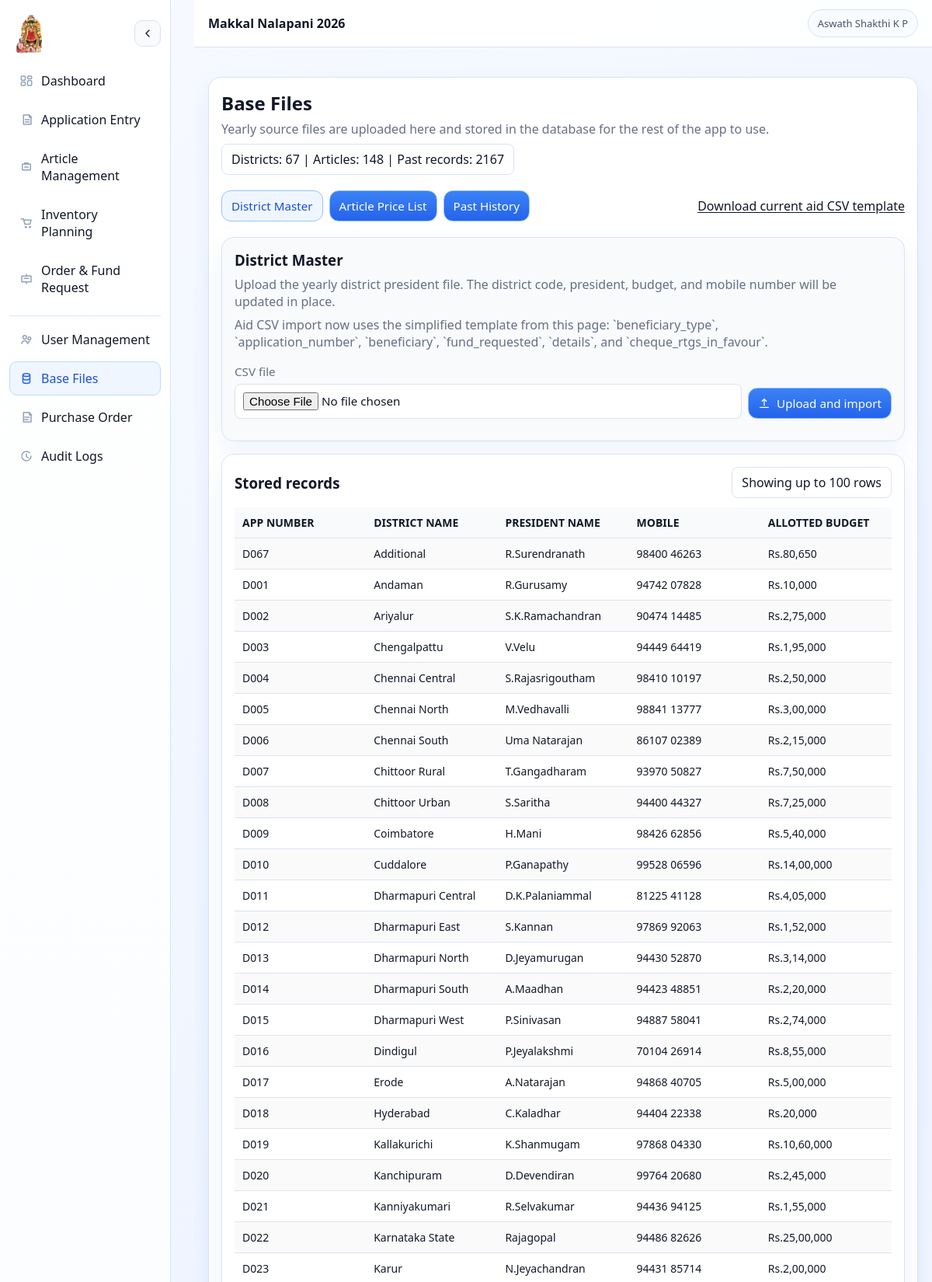
The app's page /ui/master-data/districts/ (signed in, upper part) with its own data.
### core/models.py (models this page shows, shortened)
class AppUser(AbstractUser):
    id = models.UUIDField(primary_key=True, default=uuid4, editable=False)
    username = None
    email = models.EmailField(unique=True)
    role = models.CharField(max_length=12, choices=RoleChoices.choices, default=RoleChoices.VIEWER)
    status = models.CharField(max_length=9, choices=StatusChoices.choices, default=StatusChoices.ACTIVE)
    created_by = models.ForeignKey(
        "self",
        null=True,
        blank=True,
        on_delete=models.SET_NULL,
        related_name="created_app_users",
    )
    created_at = models.DateTimeField(default=timezone.now)
    updated_at = models.DateTimeField(auto_now=True)
    objects = AppUserManager()
    USERNAME_FIELD = "email"
    REQUIRED_FIELDS: list[str] = []
    class Meta:
        db_table = "app_users"
        verbose_name = "App User"
        verbose_name_plural = "App Users"
    def get_module_permission_map(self):
        cache_name = "_resolved_module_permission_map"
        if hasattr(self, cache_name):
            return getattr(self, cache_name)
        permission_map = build_role_module_permission_map(self.role)
        if hasattr(self, "_prefetched_objects_cache") and "module_permissions" in self._prefetched_objects_cache:
            permission_rows = list(self._prefetched_objects_cache["module_permissions"])
        else:
            permission_rows = list(self.module_permissions.all())
        for permission in permission_rows:
            module_key = permission.module_key
            permission_map[module_key] = {
                f"can_{action}": bool(getattr(permission, f"can_{action}", False))
                for action in ALL_MODULE_PERMISSION_ACTIONS
            }
        setattr(self, cache_name, permission_map)
        return permission_map
    def has_module_permission(self, module_key, action="view"):
        if not getattr(self, "is_authenticated", False):
            return False
        if self.is_superuser:
            return True
        if self.status != StatusChoices.ACTIVE:
            return False
        resolved_key = getattr(module_key, "value", module_key)
        permission_field = action if str(action).startswith("can_") else f"can_{action}"
        return bool(self.get_module_permission_map().get(str(resolved_key), {}).get(permission_field, False))

class BaseTimestampedModel(models.Model):
    created_at = models.DateTimeField(default=timezone.now)
    updated_at = models.DateTimeField(auto_now=True)
    class Meta:
        abstract = True

class DistrictMaster(BaseTimestampedModel):
    district_name = models.CharField(max_length=255, unique=True)
    allotted_budget = models.DecimalField(max_digits=16, decimal_places=2, default=0)
    president_name = models.CharField(max_length=255)
    mobile_number = models.CharField(max_length=20)
    application_number = models.CharField(max_length=120)
    is_active = models.BooleanField(default=True)
    class Meta:
        db_table = "district_master"
        verbose_name = "District"
        verbose_name_plural = "Districts"
        indexes = [
            models.Index(fields=["district_name"]),
            models.Index(fields=["is_active"]),
        ]

### core/web_views.py (the view)
# urls.py: path("master-data/districts/", web_views.MasterDataDistrictView.as_view(), name="master-data-districts"),
class MasterDataDistrictView(MasterDataBaseView):
    data_key = "districts"
    page_title = "District Master"
    upload_help = "Upload the yearly district president file. The district code, president, budget, and mobile number will be updated in place."

### templates/dashboard/module_master_data.html (shortened to what this page needs)
{% extends "base.html" %}
{% load currency %}
{% block content %}
  <section class="card">
    <div class="toolbar" style="justify-content: space-between; margin-bottom: 20px;">
      <div>
        <h2 style="margin: 0 0 6px;">Base Files</h2>
        <p style="margin: 0; color: var(--text-secondary);">
          Yearly source files are uploaded here and stored in the database for the rest of the app to use.
        </p>
      </div>
      <div class="small">
        Districts: {{ summary.districts }} | Articles: {{ summary.articles }} | Past records: {{ summary.history }}
      </div>
    </div>
    <div class="toolbar" style="margin-bottom: 20px;">
      <a class="btn" {% if active_data_key == 'districts' %}style="background: #eff6ff; border-color: #93c5fd; color: #1d4ed8;"{% endif %} href="{% url 'ui:master-data-districts' %}">District Master</a>
      <a class="btn" {% if active_data_key == 'articles' %}style="background: #eff6ff; border-color: #93c5fd; color: #1d4ed8;"{% endif %} href="{% url 'ui:master-data-articles' %}">Article Price List</a>
      <a class="btn" {% if active_data_key == 'history' %}style="background: #eff6ff; border-color: #93c5fd; color: #1d4ed8;"{% endif %} href="{% url 'ui:master-data-history' %}">Past History</a>
      <a style="margin-left:auto; color: var(--brand-600); text-decoration: underline; text-underline-offset: 2px;" href="{% url 'ui:aid-recipient-template' %}">Download current aid CSV template</a>
    </div>
    <div class="card" style="background: #f8fafc;">
      <div class="toolbar" style="justify-content: space-between; align-items: flex-start;">
        <div>
          <h3 style="margin: 0 0 8px;">{{ page_title }}</h3>
          <p style="margin: 0; color: var(--text-secondary); max-width: 780px;">{{ upload_help }}</p>
          <p style="margin: 8px 0 0; color: var(--text-secondary); max-width: 780px;">
            Aid CSV import now uses the simplified template from this page: `beneficiary_type`, `application_number`, `beneficiary`, `fund_requested`, `details`, and `cheque_rtgs_in_favour`.
          </p>
        </div>
      </div>
      <form method="post" enctype="multipart/form-data" class="toolbar" style="align-items: end; margin-top: 16px;">
        <div style="min-width: 320px; flex: 1;">
          <label for="id_file">CSV file</label>
          {{ upload_form.file }}
        </div>
        <button class="btn" type="submit">Upload and import</button>
      </form>
    </div>
    <div class="card">
      <div class="toolbar" style="justify-content: space-between;">
        <h3 style="margin: 0;">Stored records</h3>
        <div class="small">Showing up to 100 rows</div>
      </div>
      {% if active_data_key == 'districts' %}
        <table>
          <thead>
            <tr>
              <th>APP NUMBER</th>
              <th>DISTRICT NAME</th>
              <th>PRESIDENT NAME</th>
              <th>MOBILE</th>
              <th>ALLOTTED BUDGET</th>
            </tr>
          </thead>
          <tbody>
            {% for row in records %}
              <tr>
                <td>{{ row.application_number }}</td>
                <td>{{ row.district_name }}</td>
                <td>{{ row.president_name }}</td>
                <td>{{ row.mobile_number }}</td>
                <td>Rs.{{ row.allotted_budget|rupees }}</td>
              </tr>
            {% empty %}
              <tr><td colspan="5">No district master data imported yet.</td></tr>
            {% endfor %}
          </tbody>
        </table>
      {% endif %}
    </div>
  </section>
{% endblock %}

### templates/base.html (shortened to what this page needs)
<!doctype html>
<html lang="en">
<head>
  {% load static %}
  <link rel="stylesheet" href="{% static 'core/styles/mnp-theme.css' %}">
</head>
<body class="light {% if 'login' in request.path %}mnp-login{% endif %}">
  <div class="app-shell">
    <aside class="sidebar" id="app-sidebar">
      <div class="sidebar-header">
        <div class="sidebar-brand-row">
          <img class="sidebar-brand-logo" src="{% static 'core/images/login-logo.webp' %}" alt="Makkal Nala Pani logo">
          {% if request.user.is_authenticated %}
            <button class="sidebar-toggle" id="sidebar-close-toggle" type="button" aria-label="Close sidebar">
            </button>
          {% endif %}
        </div>
      </div>
      <nav class="menu">
        {% if request.user.is_authenticated %}
          {% with module_perms=request.user.get_module_permission_map %}
          <a href="{% url 'ui:dashboard' %}" class="menu-item {% if request.path == '/ui/' or '/ui/dashboard/' in request.path %}active{% endif %}">
            <span class="menu-icon"><svg viewBox="0 0 24 24"><rect x="3" y="4" width="7" height="7" rx="1.5"/><rect x="14" y="4" width="7" height="4.5" rx="1.5"/><rect x="14" y="11.5" width="7" height="8.5" rx="1.5"/><rect x="3" y="14" width="7" height="6" rx="1.5"/></svg></span><span class="menu-label">Dashboard</span>
          </a>
          {% if module_perms.application_entry.can_view %}
            <a href="{% url 'ui:master-entry' %}" class="menu-item {% if 'master-entry' in request.path %}active{% endif %}">
              <span class="menu-icon"><svg viewBox="0 0 24 24"><path d="M7 4h10l3 3v13H7z"/><path d="M17 4v4h4"/><path d="M10 12h7"/><path d="M10 16h7"/></svg></span><span class="menu-label">Application Entry</span>
            </a>
          {% endif %}
          {% if module_perms.article_management.can_view %}
            <a href="{% url 'ui:article-list' %}" class="menu-item {% if 'article' in request.path %}active{% endif %}">
              <span class="menu-icon"><svg viewBox="0 0 24 24"><path d="M5 7h14v10H5z"/><path d="M9 7V5h6v2"/><path d="M9 12h6"/></svg></span><span class="menu-label">Article Management</span>
            </a>
          {% endif %}
          {% if module_perms.inventory_planning.can_view %}
            <a href="{% url 'ui:order-management' %}" class="menu-item {% if 'order-management' in request.path %}active{% endif %}">
              <span class="menu-icon"><svg viewBox="0 0 24 24"><path d="M3 5h4l2.2 9h8.8l2-7H8.5"/><path d="M10 19a1 1 0 1 1 0 .01"/><path d="M17 19a1 1 0 1 1 0 .01"/></svg></span><span class="menu-label">Inventory Planning</span>
            </a>
          {% endif %}
          {% if module_perms.order_fund_request.can_view %}
            <div class="menu-group {% if 'fund-request' in request.path %}open{% endif %}">
              <div class="menu-group-head">
                <button class="menu-item menu-group-trigger {% if 'fund-request' in request.path and not request.GET.status %}active{% endif %}" type="button" aria-label="Toggle Order & Fund Request submenu" aria-expanded="{% if 'fund-request' in request.path %}true{% else %}false{% endif %}">
                  <span class="menu-icon"><svg viewBox="0 0 24 24"><path d="M4 7h16v10H4z"/><path d="M8 11h8"/><path d="M12 7V4"/><path d="M12 20v-3"/></svg></span><span class="menu-label">Order & Fund Request</span>
                </button>
              </div>
            </div>
          {% endif %}
          {% if module_perms.user_management.can_view or module_perms.base_files.can_view or module_perms.purchase_order.can_view or module_perms.audit_logs.can_view %}
            <div class="menu-divider"></div>
            {% if module_perms.user_management.can_view %}
              <a href="{% url 'ui:user-list' %}" class="menu-item {% if '/ui/users/' in request.path %}active{% endif %}">
                <span class="menu-icon"><svg viewBox="0 0 24 24"><circle cx="9" cy="8" r="3"/><circle cx="17" cy="10" r="2.5"/><path d="M4 19c0-2.8 2.8-5 5-5s5 2.2 5 5"/><path d="M14 19c.3-1.9 1.8-3.4 3.8-4"/></svg></span><span class="menu-label">User Management</span>
              </a>
            {% endif %}
            {% if module_perms.base_files.can_view %}
              <a href="{% url 'ui:master-data-districts' %}" class="menu-item {% if 'master-data' in request.path %}active{% endif %}">
                <span class="menu-icon"><svg viewBox="0 0 24 24"><ellipse cx="12" cy="6" rx="6" ry="2.5"/><path d="M6 6v6c0 1.4 2.7 2.5 6 2.5s6-1.1 6-2.5V6"/><path d="M6 12v6c0 1.4 2.7 2.5 6 2.5s6-1.1 6-2.5v-6"/></svg></span><span class="menu-label">Base Files</span>
              </a>
            {% endif %}
            {% if module_perms.purchase_order.can_view %}
              <a href="{% url 'ui:purchase-order-list' %}" class="menu-item {% if '/ui/purchase-orders/' in request.path %}active{% endif %}">
                <span class="menu-icon"><svg viewBox="0 0 24 24"><path d="M7 4h10l3 3v13H7z"/><path d="M17 4v4h4"/><path d="M9 12h8"/><path d="M9 16h6"/></svg></span><span class="menu-label">Purchase Order</span>
              </a>
            {% endif %}
            {% if module_perms.audit_logs.can_view %}
              <a href="{% url 'ui:application-audit-logs' %}" class="menu-item {% if 'applications/audit-logs' in request.path %}active{% endif %}">
                <span class="menu-icon"><svg viewBox="0 0 24 24"><path d="M12 8v5l3 2"/><path d="M20 12a8 8 0 1 1-2.34-5.66"/></svg></span><span class="menu-label">Audit Logs</span>
              </a>
            {% endif %}
          {% endif %}
          {% endwith %}
        {% else %}
          <a href="{% url 'ui-login' %}" class="menu-item">Login</a>
        {% endif %}
      </nav>
    </aside>
    <div class="app-main">
      <header class="topbar">
        <div class="topbar-left">
          <div class="topbar-title">Makkal Nalapani {% now "Y" %}</div>
        </div>
        <div class="topbar-actions">
          <div class="user-pill">
            {% if request.user.is_authenticated %}
              {{ request.user.get_full_name|default:request.user.email }}
            {% else %}
              Not signed in
            {% endif %}
          </div>
        </div>
      </header>
      <main class="app-content">
        <div class="wrap">
          {% block content %}{% endblock %}
        </div>
      </main>
    </div>
  </div>
</body>
</html>

### records on screen
AppUser: user.get_full_name "Aswath Shakthi K P"
DistrictMaster: application_number "D067", district_name "Additional", president_name "R.Surendranath", mobile_number "98400 46263", allotted_budget "80,650"
DistrictMaster: application_number "D001", district_name "Andaman", president_name "R.Gurusamy", mobile_number "94742 07828", allotted_budget "10,000"
DistrictMaster: application_number "D002", district_name "Ariyalur", president_name "S.K.Ramachandran", mobile_number "90474 14485", allotted_budget "2,75,000"
DistrictMaster: application_number "D003", district_name "Chengalpattu", president_name "V.Velu", mobile_number "94449 64419", allotted_budget "1,95,000"
DistrictMaster: application_number "D004", district_name "Chennai Central", president_name "S.Rajasrigoutham", mobile_number "98410 10197", allotted_budget "2,50,000"
DistrictMaster: application_number "D005", district_name "Chennai North", president_name "M.Vedhavalli", mobile_number "98841 13777", allotted_budget "3,00,000"
DistrictMaster: application_number "D006", district_name "Chennai South", president_name "Uma Natarajan", mobile_number "86107 02389", allotted_budget "2,15,000"
DistrictMaster: application_number "D007", district_name "Chittoor Rural", president_name "T.Gangadharam", mobile_number "93970 50827", allotted_budget "7,50,000"
DistrictMaster: application_number "D008", district_name "Chittoor Urban", president_name "S.Saritha", mobile_number "94400 44327", allotted_budget "7,25,000"
DistrictMaster: application_number "D009", district_name "Coimbatore", president_name "H.Mani", mobile_number "98426 62856", allotted_budget "5,40,000"
DistrictMaster: application_number "D010", district_name "Cuddalore", president_name "P.Ganapathy", mobile_number "99528 06596", allotted_budget "14,00,000"
DistrictMaster: application_number "D011", district_name "Dharmapuri Central", president_name "D.K.Palaniammal", mobile_number "81225 41128", allotted_budget "4,05,000"
DistrictMaster: application_number "D012", district_name "Dharmapuri East", president_name "S.Kannan", mobile_number "97869 92063", allotted_budget "1,52,000"
DistrictMaster: application_number "D013", district_name "Dharmapuri North", president_name "D.Jeyamurugan", mobile_number "94430 52870", allotted_budget "3,14,000"
DistrictMaster: application_number "D014", district_name "Dharmapuri South", president_name "A.Maadhan", mobile_number "94423 48851", allotted_budget "2,20,000"
DistrictMaster: application_number "D015", district_name "Dharmapuri West", president_name "P.Sinivasan", mobile_number "94887 58041", allotted_budget "2,74,000"
DistrictMaster: application_number "D016", district_name "Dindigul", president_name "P.Jeyalakshmi", mobile_number "70104 26914", allotted_budget "8,55,000"
DistrictMaster: application_number "D017", district_name "Erode", president_name "A.Natarajan", mobile_number "94868 40705", allotted_budget "5,00,000"
DistrictMaster: application_number "D018", district_name "Hyderabad", president_name "C.Kaladhar", mobile_number "94404 22338", allotted_budget "20,000"
DistrictMaster: application_number "D019", district_name "Kallakurichi", president_name "K.Shanmugam", mobile_number "97868 04330", allotted_budget "10,60,000"
DistrictMaster: application_number "D020", district_name "Kanchipuram", president_name "D.Devendiran", mobile_number "99764 20680", allotted_budget "2,45,000"
DistrictMaster: application_number "D021", district_name "Kanniyakumari", president_name "R.Selvakumar", mobile_number "94436 94125", allotted_budget "1,55,000"
DistrictMaster: application_number "D022", district_name "Karnataka State", president_name "Rajagopal", mobile_number "94486 82626", allotted_budget "25,00,000"
DistrictMaster: application_number "D023", district_name "Karur", president_name "N.Jeyachandran", mobile_number "94431 85714", allotted_budget "2,00,000"

### other values on screen
{{ summary.districts }} "67"
{{ summary.articles }} "148"
{{ summary.history }} "2167"
{{ page_title }} "District Master"
{{ upload_help }} "Upload the yearly district president file. The district code, president, budget, and mobile number will be updated in place."
